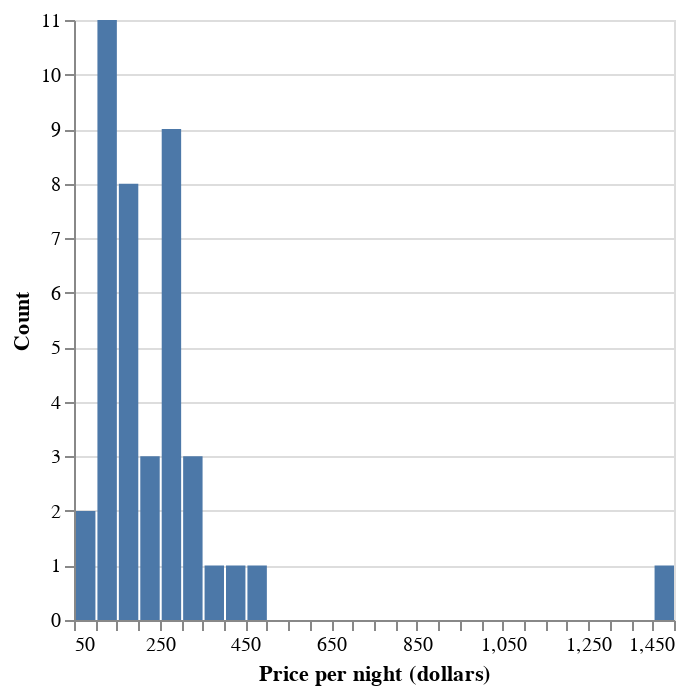

Here is the notebook cell this chart was saved with:
### Code cell
one_sample_dist = alt.Chart(one_sample).mark_bar().encode(
 x=alt.X("price")
 .bin(maxbins=30)
 .title("Price per night (dollars)"),
 y=alt.Y("count()").title("Count"),
)
one_sample_dist

### Figure 1 — Vega specification as saved in the notebook (floating-point values rounded to 4 significant figures)
{"$schema": "https://vega.github.io/schema/vega/v5.json", "data": [{"name": "source_0", "values": [{"__count": 11, "bin_maxbins_30_price": 100.0, "bin_maxbins_30_price_end": 150.0}, {"__count": 1, "bin_maxbins_30_price": 350.0, "bin_maxbins_30_price_end": 400.0}, {"__count": 8, "bin_maxbins_30_price": 150.0, "bin_maxbins_30_price_end": 200.0}, {"__count": 3, "bin_maxbins_30_price": 300.0, "bin_maxbins_30_price_end": 350.0}, {"__count": 9, "bin_maxbins_30_price": 250.0, "bin_maxbins_30_price_end": 300.0}, {"__count": 2, "bin_maxbins_30_price": 50.0, "bin_maxbins_30_price_end": 100.0}, {"__count": 1, "bin_maxbins_30_price": 400.0, "bin_maxbins_30_price_end": 450.0}, {"__count": 1, "bin_maxbins_30_price": 1400.0, "bin_maxbins_30_price_end": 1450.0}, {"__count": 3, "bin_maxbins_30_price": 200.0, "bin_maxbins_30_price_end": 250.0}, {"__count": 1, "bin_maxbins_30_price": 450.0, "bin_maxbins_30_price_end": 500.0}]}, {"name": "source_0_y_domain___count", "values": [{"min": 1, "max": 11}]}], "signals": [{"name": "bin_maxbins_30_price_bins", "value": {"fields": ["price"], "fname": "bin_price", "start": 50.0, "step": 50.0, "stop": 1450.0}}], "marks": [{"type": "rect", "name": "marks", "from": {"data": "source_0"}, "encode": {"update": {"fill": {"value": "#4c78a8"}, "y2": {"value": 0, "scale": "y"}, "x2": {"field": "bin_maxbins_30_price", "scale": "x", "offset": {"signal": "0.5 + (abs(scale(\"x\", datum[\"bin_maxbins_30_price_end\"]) - scale(\"x\", datum[\"bin_maxbins_30_price\"])) < 0.25 ? -0.5 * (0.25 - (abs(scale(\"x\", datum[\"bin_maxbins_30_price_end\"]) - scale(\"x\", datum[\"bin_maxbins_30_price\"])))) : 0.5)"}}, "description": {"signal": "\"Price per night (dollars): \" + (!isValid(datum[\"bin_maxbins_30_price\"]) || !isFinite(+datum[\"bin_maxbins_30_price\"]) ? \"null\" : format(datum[\"bin_maxbins_30_price\"], \"\") + \" – \" + format(datum[\"bin_maxbins_30_price_end\"], \"\")) + \"; Count: \" + (format(datum[\"__count\"], \"\"))"}, "x": {"field": "bin_maxbins_30_price_end", "scale": "x", "offset": {"signal": "0.5 + (abs(scale(\"x\", datum[\"bin_maxbins_30_price_end\"]) - scale(\"x\", datum[\"bin_maxbins_30_price\"])) < 0.25 ? 0.5 * (0.25 - (abs(scale(\"x\", datum[\"bin_maxbins_30_price_end\"]) - scale(\"x\", datum[\"bin_maxbins_30_price\"])))) : -0.5)"}}, "y": {"field": "__count", "scale": "y"}, "ariaRoleDescription": {"value": "bar"}}}, "style": ["bar"]}], "scales": [{"name": "x", "type": "linear", "domain": {"signal": "[bin_maxbins_30_price_bins.start, bin_maxbins_30_price_bins.stop]"}, "range": [0, {"signal": "width"}], "bins": {"signal": "bin_maxbins_30_price_bins"}, "zero": false}, {"name": "y", "type": "linear", "domain": [{"signal": "(data(\"source_0_y_domain___count\")[0] || {}).min"}, {"signal": "(data(\"source_0_y_domain___count\")[0] || {}).max"}], "range": [{"signal": "height"}, 0], "nice": true, "zero": true}], "axes": [{"scale": "y", "domain": false, "maxExtent": 0, "ticks": false, "orient": "left", "labels": false, "aria": false, "zindex": 0, "gridScale": "x", "grid": true, "minExtent": 0, "tickCount": {"signal": "ceil(height/40)"}}, {"scale": "x", "orient": "bottom", "labelFlush": true, "zindex": 0, "labelOverlap": true, "tickCount": {"signal": "ceil(width/10)"}, "title": "Price per night (dollars)", "grid": false}, {"scale": "y", "grid": false, "labelOverlap": true, "orient": "left", "tickCount": {"signal": "ceil(height/40)"}, "title": "Count", "zindex": 0}], "height": 300, "background": "white", "style": "cell", "padding": 5, "width": 300}
